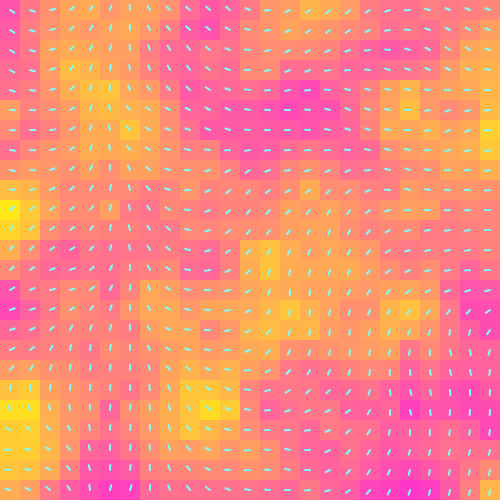
Frame 1 (no input)
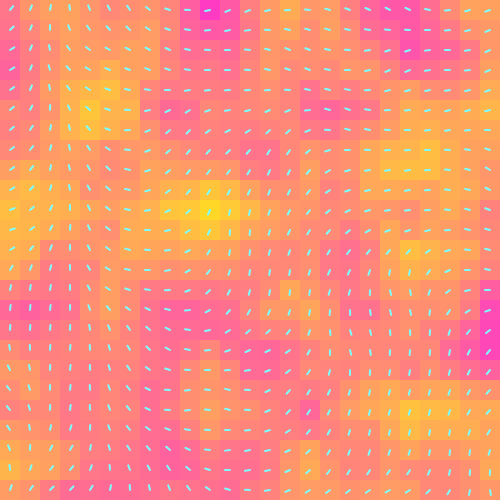
Frame 60 (no input)
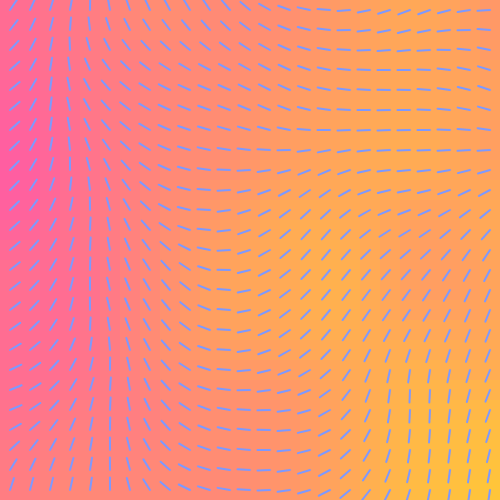
Frame 120 (the mouse pressed at the canvas centre since frame 60)

The p5.js sketch that drew these frames (run headless with seeded random() and noise() and a simulated clock; from frame 60 on, the mouse is pressed at the canvas centre):

// p5.js sketch
// ── sketch.js
var t = 0;
var stepSize = 20;

function setup() {
    createCanvas(500, 500);
}
///////////////////////////////////////////////////////////////////////
function draw() {
    background(125);

    colorGrid();
    compassGrid();
}
///////////////////////////////////////////////////////////////////////
function colorGrid(){
    // your code here
    let xpos = 0;
    let ypos = 0;
    for (var h = 0; h < 25; h++){
        for (var w = 0; w < 25; w++){
            var x = xpos + (stepSize * w);
            var y = ypos + (stepSize * h);
            
            colorMode(RGB);
            var speed = map(mouseX, 0, width, 100, 700);
            var zoom = map(mouseY, 0, height, 100, 1000);
            var n = noise(x/zoom, y/zoom, frameCount/speed);
            let yellow = color(255, 255, 0);
            let purple = color(255, 0, 255);
            colorMode(RGB);
            
            let lerp = lerpColor(yellow, purple, n);
            
            fill(lerp);
            noStroke();
            rect(x, y, stepSize, stepSize);
        }
    }
}
///////////////////////////////////////////////////////////////////////
function compassGrid(){
    // your code here
    for (var x = 0; x < 25; x++){
        for (var y = 0; y < 25; y++){
            var length = map(mouseY, 0, height, 5, 20);
            var speed = map(mouseX, 0, width, 450, 1200);
            var tX = (x * stepSize + frameCount) / speed;
            var tY = (y * stepSize + frameCount) / speed;
            var t = noise(tX, tY);
            var a = map(t, 0, 1, 0, 720);
            var gfill = map(mouseX, 0, width, 255, 50);
            
            push();
            stroke(125, gfill, 255);
            strokeWeight(2);
            translate(x * stepSize + stepSize/2, y * stepSize + stepSize/2);
            rotate(radians(a));
            line(0, 0, 0, -length);
            //ellipse(0, 0, 3, -length);
            pop();
        }
    }
    
    t += 0.001;
    if (t > 1){
        t = 0;
    }
}
